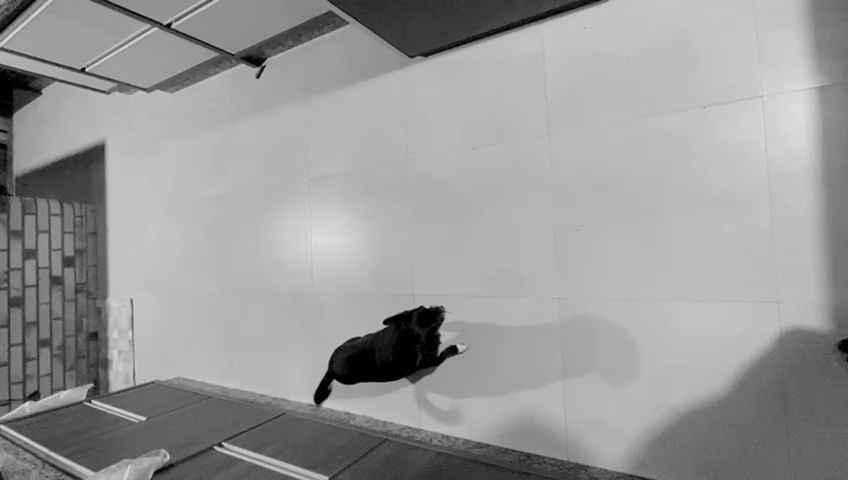
#> input picture PIM/tarefa3/3C/frames2/frame109.jpg, 848 x 480 px, given in place of frame0.jpg, which was not available
$ python tarefa3C2.py
#> lines starting #> are read from the running program, lines starting #| are printed output that depends on the picture; after the words box and inside, x2 and y2 are one past the last pixel; in counts of white or black regions, pixels touching at a corner belong together; pictures that were not available may be replaced by others from this repository, and a replacement may not be noted
import cv2

# Carregar a primeira imagem
im1 = cv2.imread('frames2/frame0.jpg')
#> im1 is the input picture: shape (480, 848, 3); min 0, max 229, mean 152.6
num_frames = 445
# Definir as coordenadas da ROI
x = 400
y = 47
width = 202
height = 101

methods = [
    cv2.TM_CCOEFF
    # cv2.TM_CCOEFF_NORMED,
    # cv2.TM_CCORR,
    # cv2.TM_CCORR_NORMED,
    # cv2.TM_SQDIFF,
    # cv2.TM_SQDIFF_NORMED
]

# Obter o template a partir da ROI
template = im1[y:y+height, x:x+width]
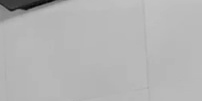
#> template: shape (101, 202, 3); min 3, max 195, mean 180.3

detection_values = []
threshold = 0.1  # Definir o threshold para considerar uma correspondência válida

# Criação do objeto de rastreamento usando o método cv2.TM_SQDIFF_NORMED
for method in methods:
    # Carregar a primeira imagem
    im1 = cv2.imread('frames2/frame0.jpg')

    # Obter o template a partir da ROI
    template = im1[y:y+height, x:x+width]

    # Inicializar o gravador de vídeo para a identificação do objeto rastreado
    output_video_tracking = cv2.VideoWriter('tracking_cachorro.avi', cv2.VideoWriter_fourcc(*'MJPG'), 30, (im1.shape[1], im1.shape[0]))

    # Inicializar o gravador de vídeo para a imagem dentro do retângulo de matching
    output_video_matching = cv2.VideoWriter('matching_cachorro.avi', cv2.VideoWriter_fourcc(*'MJPG'), 30, (width, height))

    for frame_number in range(1, num_frames):
        # Carregar o próximo frame
        frame = cv2.imread('frames2/frame{}.jpg'.format(frame_number))
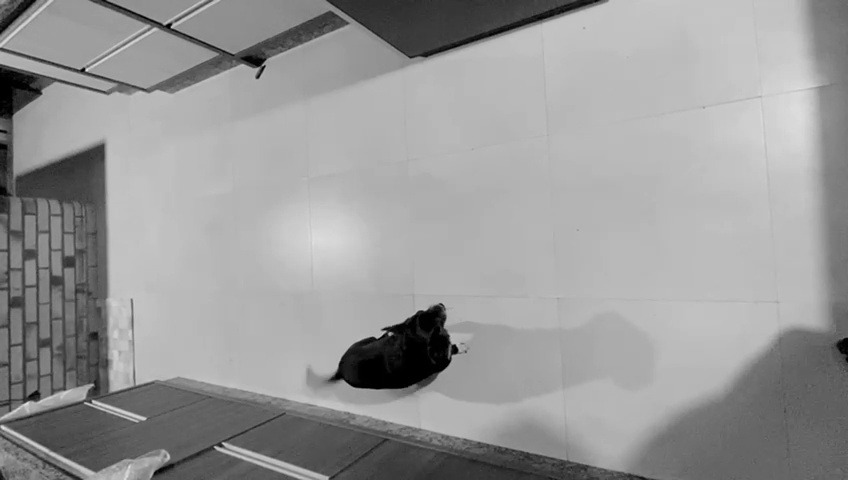
#> input picture PIM/tarefa3/3C/frames2/frame117.jpg, 848 x 480 px, given in place of frame1.jpg, which was not available
#> frame is the input picture: shape (480, 848, 3); min 0, max 231, mean 152.5

        # Aplicar o método de casamento de template atual
        result = cv2.matchTemplate(frame, template, method)
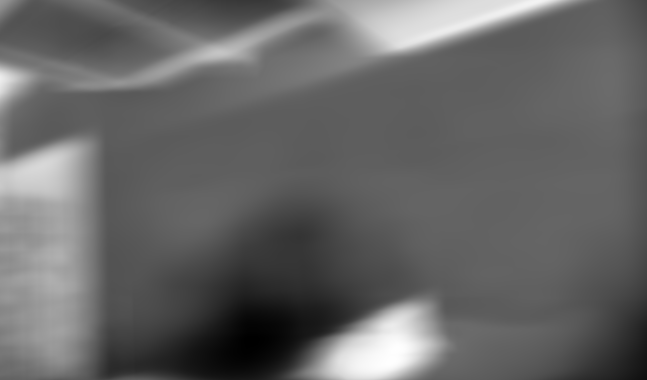
#> result: shape (380, 647) float32; min -19373610, max 33138578, mean 1657695.2; drawn with min black and max white

        # Encontrar a posição do melhor casamento
        min_val, max_val, minLoc, max_loc = cv2.minMaxLoc(result)
#> min_val = -19373610; max_val = 33138578; minLoc = (250, 339); max_loc = (395, 350)
        # Adicionar o valor máximo à lista
        detection_values.append((min_val, max_val))


        if max_val > threshold:
            # Desenhar a caixa delimitadora no frame
            _, _, min_loc, max_loc = cv2.minMaxLoc(result)
#> min_loc = (250, 339)
            x, y = max_loc
#> x = 395; y = 350
            cv2.rectangle(frame, (x, y), (x + width, y + height), (0, 255, 0), 2)
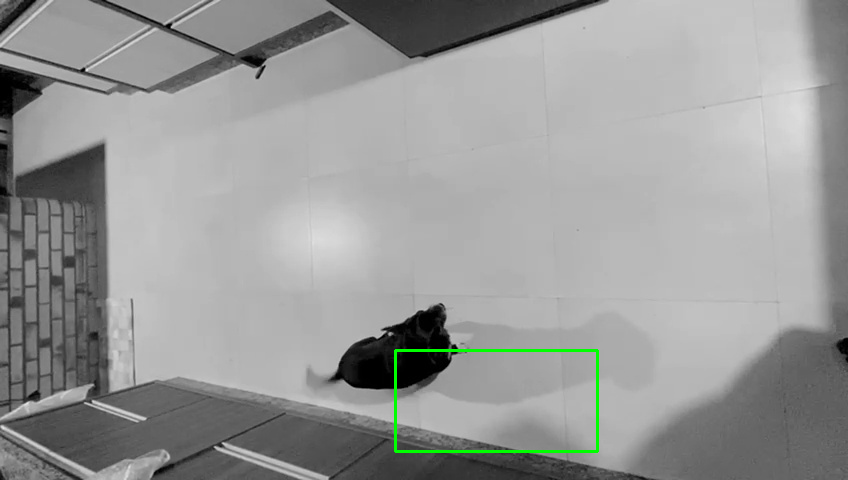
#> frame: shape (480, 848, 3); 0.45% of pixels changed, all inside (x1, y1, x2, y2) = (394, 349, 599, 453)
            output_video_tracking.write(frame)


        # Extrair a região dentro do retângulo de matching
        matching_region = frame[y:y+height, x:x+width]
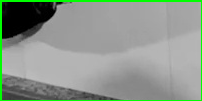
#> matching_region: shape (101, 202, 3); mean B, G, R 139.5, 150.7, 139.5
#> (the run stopped early here; a loop or call above may not have finished)
